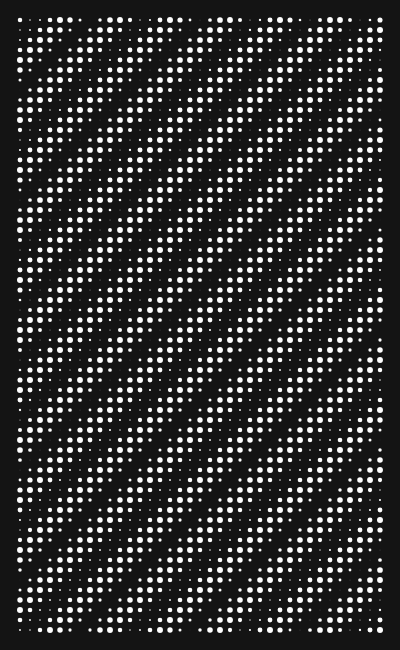
Frame 1 (no input)
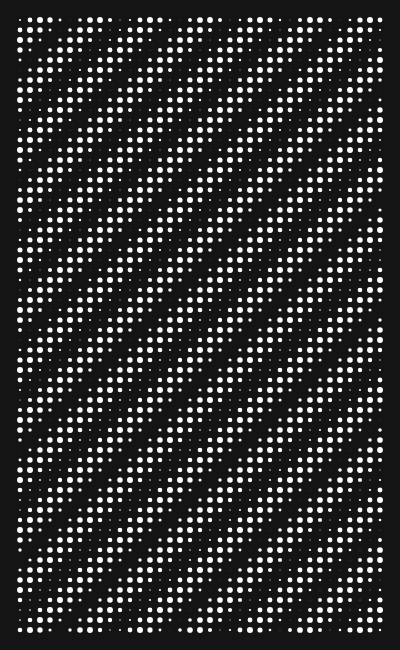
Frame 60 (no input)
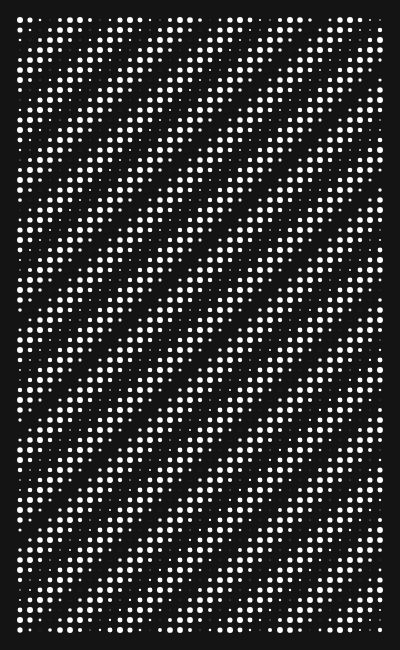
Frame 120 (the mouse pressed at the canvas centre since frame 60)

The p5.js sketch that drew these frames (run headless with seeded random() and noise() and a simulated clock; from frame 60 on, the mouse is pressed at the canvas centre):

// p5.js sketch
// ── sketch.js
let x = 0;
let cnv;

function setup() {
  createCanvas(400, 650);

}

function draw() {
  background(20);

  noStroke();
  for (i = 20; i <= height - 20; i += 10) {

    for (j = 20; j <= width - 20; j += 10) {
      s = 6 * (sin(i+j+x));

      circle(j, i, s);
    }
  }
  x += 0.02;

}
